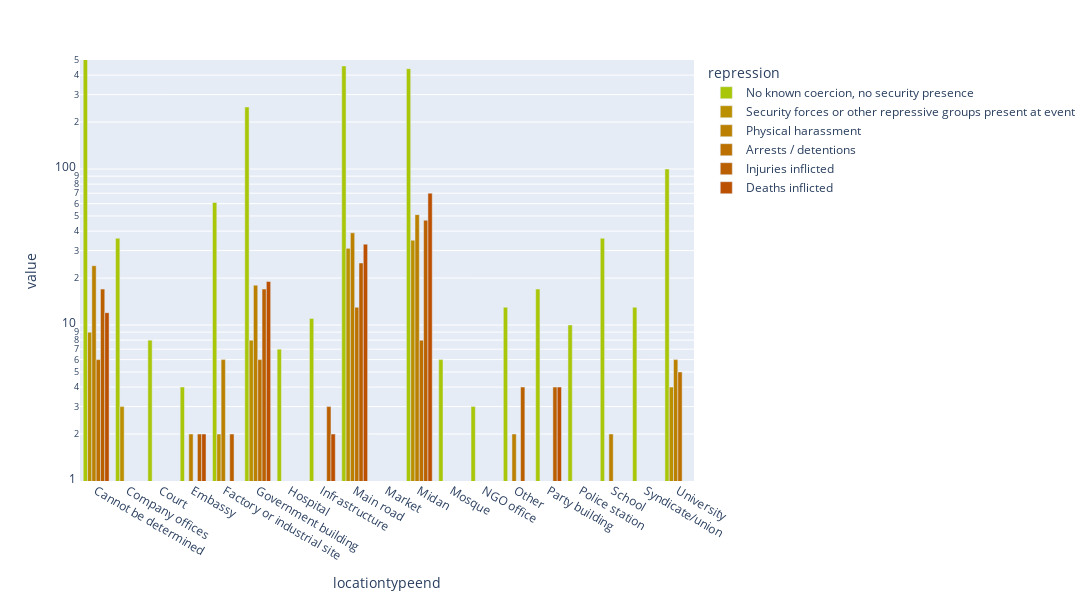

Here is the notebook cell this chart was saved with:
### Code cell
df = create_df('locationtypeend',drop_non_violence=False)
color_dict= col_func(df)

fig = px.bar(df, log_y=True, range_y= [1,500],barmode='group',
            width=1400, height=600,
            color_discrete_map=color_dict)

plt.savefig('loc_type_repress.png')
fig.show()

### Figure 1 — Plotly figure (JSON) as saved in the notebook; plotly's stock layout.template omitted (floating-point values rounded to 4 significant figures)
{"data": [{"alignmentgroup": "True", "hovertemplate": "repression=No known coercion, no security presence<br>locationtypeend=%{x}<br>value=%{y}<extra></extra>", "legendgroup": "No known coercion, no security presence", "marker": {"color": "#A9C609", "pattern": {"shape": ""}}, "name": "No known coercion, no security presence", "offsetgroup": "No known coercion, no security presence", "orientation": "v", "showlegend": true, "textposition": "auto", "type": "bar", "x": ["Cannot be determined", "Company offices", "Court", "Embassy", "Factory or industrial site", "Government building", "Hospital", "Infrastructure", "Main road", "Market", "Midan", "Mosque", "NGO office", "Other", "Party building", "Police station", "School", "Syndicate/union", "University"], "xaxis": "x", "y": [600, 36, 8, 4, 61, 250, 7, 11, 458, 1, 440, 6, 3, 13, 17, 10, 36, 13, 100], "yaxis": "y"}, {"alignmentgroup": "True", "hovertemplate": "repression=Security forces or other repressive groups present at event<br>locationtypeend=%{x}<br>value=%{y}<extra></extra>", "legendgroup": "Security forces or other repressive groups present at event", "marker": {"color": "#BB9000", "pattern": {"shape": ""}}, "name": "Security forces or other repressive groups present at event", "offsetgroup": "Security forces or other repressive groups present at event", "orientation": "v", "showlegend": true, "textposition": "auto", "type": "bar", "x": ["Cannot be determined", "Company offices", "Court", "Embassy", "Factory or industrial site", "Government building", "Hospital", "Infrastructure", "Main road", "Market", "Midan", "Mosque", "NGO office", "Other", "Party building", "Police station", "School", "Syndicate/union", "University"], "xaxis": "x", "y": [9, 3, null, null, 2, 8, null, 1, 31, null, 35, null, null, null, 1, null, null, null, 4], "yaxis": "y"}, {"alignmentgroup": "True", "hovertemplate": "repression=Physical harassment<br>locationtypeend=%{x}<br>value=%{y}<extra></extra>", "legendgroup": "Physical harassment", "marker": {"color": "#BB8000", "pattern": {"shape": ""}}, "name": "Physical harassment", "offsetgroup": "Physical harassment", "orientation": "v", "showlegend": true, "textposition": "auto", "type": "bar", "x": ["Cannot be determined", "Company offices", "Court", "Embassy", "Factory or industrial site", "Government building", "Hospital", "Infrastructure", "Main road", "Market", "Midan", "Mosque", "NGO office", "Other", "Party building", "Police station", "School", "Syndicate/union", "University"], "xaxis": "x", "y": [24, null, null, 2, 6, 18, null, null, 39, null, 51, null, null, 2, 1, 1, 2, null, 6], "yaxis": "y"}, {"alignmentgroup": "True", "hovertemplate": "repression=Arrests / detentions<br>locationtypeend=%{x}<br>value=%{y}<extra></extra>", "legendgroup": "Arrests / detentions", "marker": {"color": "#BB7000", "pattern": {"shape": ""}}, "name": "Arrests / detentions", "offsetgroup": "Arrests / detentions", "orientation": "v", "showlegend": true, "textposition": "auto", "type": "bar", "x": ["Cannot be determined", "Company offices", "Court", "Embassy", "Factory or industrial site", "Government building", "Hospital", "Infrastructure", "Main road", "Market", "Midan", "Mosque", "NGO office", "Other", "Party building", "Police station", "School", "Syndicate/union", "University"], "xaxis": "x", "y": [6, 1, null, null, 1, 6, null, null, 13, null, 8, null, null, 1, null, 1, 1, null, 5], "yaxis": "y"}, {"alignmentgroup": "True", "hovertemplate": "repression=Injuries inflicted<br>locationtypeend=%{x}<br>value=%{y}<extra></extra>", "legendgroup": "Injuries inflicted", "marker": {"color": "#BB6000", "pattern": {"shape": ""}}, "name": "Injuries inflicted", "offsetgroup": "Injuries inflicted", "orientation": "v", "showlegend": true, "textposition": "auto", "type": "bar", "x": ["Cannot be determined", "Company offices", "Court", "Embassy", "Factory or industrial site", "Government building", "Hospital", "Infrastructure", "Main road", "Market", "Midan", "Mosque", "NGO office", "Other", "Party building", "Police station", "School", "Syndicate/union", "University"], "xaxis": "x", "y": [17, 1, 1, 2, 2, 17, null, 3, 25, null, 47, 1, null, 4, 4, 1, 1, null, 1], "yaxis": "y"}, {"alignmentgroup": "True", "hovertemplate": "repression=Deaths inflicted<br>locationtypeend=%{x}<br>value=%{y}<extra></extra>", "legendgroup": "Deaths inflicted", "marker": {"color": "#BB5000", "pattern": {"shape": ""}}, "name": "Deaths inflicted", "offsetgroup": "Deaths inflicted", "orientation": "v", "showlegend": true, "textposition": "auto", "type": "bar", "x": ["Cannot be determined", "Company offices", "Court", "Embassy", "Factory or industrial site", "Government building", "Hospital", "Infrastructure", "Main road", "Market", "Midan", "Mosque", "NGO office", "Other", "Party building", "Police station", "School", "Syndicate/union", "University"], "xaxis": "x", "y": [12, null, null, 2, null, 19, null, 2, 33, null, 70, null, null, 1, 4, 1, null, null, 1], "yaxis": "y"}], "layout": {"barmode": "group", "height": 600, "legend": {"title": {"text": "repression"}, "tracegroupgap": 0}, "margin": {"t": 60}, "width": 1400, "xaxis": {"anchor": "y", "domain": [0, 1], "title": {"text": "locationtypeend"}}, "yaxis": {"anchor": "x", "domain": [0, 1], "range": [0, 2.699], "title": {"text": "value"}, "type": "log"}}}
